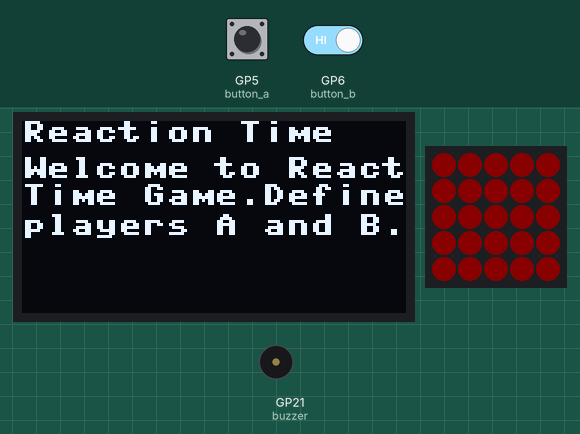
Bench run of a program on a simulated Raspberry Pi Pico running MicroPython. Parts: 128×64 one-colour display, 5×5 RGB LED matrix, buzzer (waves = sounding). The inputs (shaded band) are chosen by the test bench; at power-on: GP5 (button_a) HIGH, GP6 (button_b) HIGH. Dim RGB values are drawn brighter than linear; random numbers come from a fixed seed; the 25 LEDs are laid out as on the BitDogLab board (LED 0 bottom right, every second row reversed); library files of the repository ran but are not shown: ssd1306.py; what the program prints to the serial console is not drawn.

Above: at 1.2 s.
1.3 s: GP5 (button_a) pulled LOW for 0.15 s
At 2.0 s:
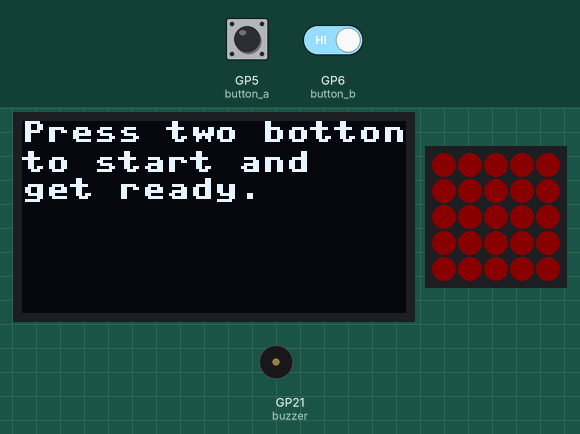
2.9 s: GP5 (button_a) driven LOW and GP6 (button_b) driven LOW
At 8.8 s:
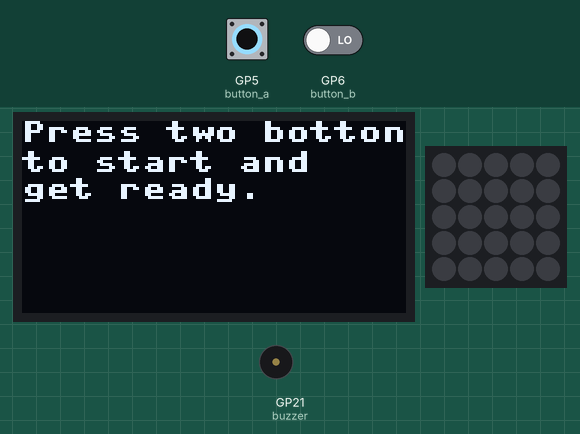
8.9 s: GP5 (button_a) driven HIGH
11.9 s: GP5 (button_a) driven LOW
At 12.8 s:
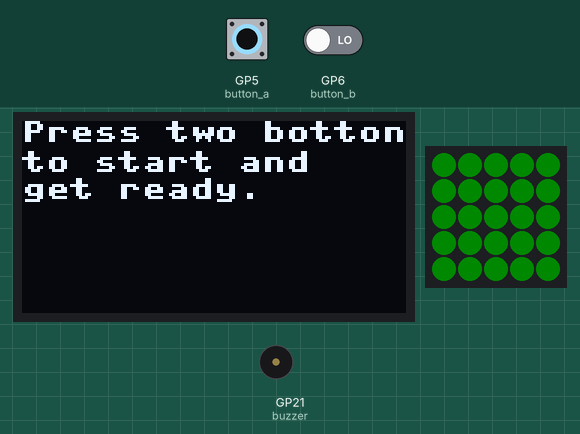
Timing chart, 0 to 25.0 s (numbered marks = the images above; inputs shaded):
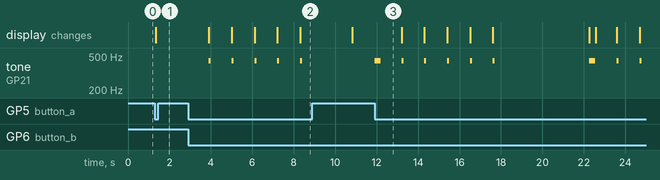

Measured:
- after the input at 1.3 s, the display: changes at once (image 1)
- after the input at 2.9 s, tone on GP21 (buzzer): alternates 440 Hz for 0.10 s and silent for 1.0 s, starting after 1.0 s
- after the input at 11.9 s, tone on GP21 (buzzer): plays 440 Hz for 0.30 s, 440 Hz for 0.10 s, 440 Hz for 0.10 s, 440 Hz for 0.10 s, 440 Hz for 0.10 s, 440 Hz for 0.10 s … (9 notes in this stretch), starting at once

The program:

main.py
```python
#Bibliotecas necessárias
from machine import Pin, PWM, SoftI2C
from ssd1306 import SSD1306_I2C
import interface
import neopixel
import time
import random

# Configuração OLED
i2c = SoftI2C(scl=Pin(15), sda=Pin(14))
oled = SSD1306_I2C(128, 64, i2c)

# Inicializa a matriz de LEDs (5x5 = 25 LEDs)
chain = neopixel.NeoPixel(Pin(7), 25)

# Inicializa os botões
button_a = Pin(5, Pin.IN, Pin.PULL_UP)
button_b = Pin(6, Pin.IN, Pin.PULL_UP)

# Define o pino para o buzzer
buzzer = PWM(Pin(21))

# Define as dimensões da matriz de LEDs
matrix_width = 5
matrix_height = 5

# Define as cores
COLOR_BLUE = (0, 0, 255)
COLOR_RED = (10, 0, 0)
COLOR_GREEN = (0, 10, 0)
COLOR_OFF = (0, 0, 0)

# Padrão da matriz inicial (todos os LEDs acesos na cor vermelha)
M_default = [
    [1, 1, 1, 1, 1],
    [1, 1, 1, 1, 1],
    [1, 1, 1, 1, 1],
    [1, 1, 1, 1, 1],
    [1, 1, 1, 1, 1]
]

# Função para exibir a matriz de LEDs
def draw_matriz(matriz, color):
    """Exibe a matriz de LEDs."""
    for i in range(25):
        chain[i] = COLOR_OFF  # Apaga todos os LEDs

    for row in range(5):
        for col in range(5):
            if matriz[row][col] == 1:
                index = row * 5 + col
                chain[index] = color

    chain.write()

# Função para medir o tempo de reação do jogador
def medir_reacao():
    # Aguarda o verde ser aceso e o botão ser pressionado
    start_time = time.ticks_ms()  # Inicia o contador de tempo
    while True:
        if (button_a.value() == 0) and (button_b.value() == 0):  # Botões pressionados novamente
            reaction_time = time.ticks_ms() - start_time  # Calcula o tempo de reação
            bip_buzzer(2000,0.3)  # Emite um bip de 0.3 segundos
            return reaction_time

# Função para fazer o bip no buzzer
def bip_buzzer(duty,duration):
    buzzer.freq(440)          # Define a frequência do som (440Hz, som padrão)
    buzzer.duty_u16(duty)     # Define o volume do som (1000, volume médio)
    time.sleep(duration)           # Duração do bip (0.1 segundos)
    buzzer.duty_u16(0)        # Desliga o buzzer

# Função para fazer a contagem regressiva e ir apagando os LEDs da matriz
def contagem_regressiva():
    time.sleep(1)
    """Apaga os LEDs um por um antes de acender o verde."""
    matriz = [row[:] for row in M_default]
    for i in range(4, -1, -1):
        for j in range(4, -1, -1):
            matriz[i][j] = 0
        draw_matriz(matriz, COLOR_RED)
        bip_buzzer(1000, 0.1)
        time.sleep(1)

    time.sleep(random.uniform(1, 4))  # Aguarda um tempo aleatório antes de acender o verde
    draw_matriz(M_default, COLOR_GREEN)  # Acende todos os LEDs verdes


# Fica na tela de orientação enquanto não for definido os jogadores
start_game = True
reacA = 0
reacB=  0
while True:
    if start_game: # Se nenum dos jogadores terem feito nenhuma tentativa de jogar
        draw_matriz(M_default, COLOR_RED)  # Exibe os LEDs em vermelho inicialmente
        interface.tela_inicial()  # Exibe a tela inicial do jogo

    else: # Caso contrário exibe os ultimos tempos de reação
        draw_matriz(M_default, COLOR_RED)  # Exibe os LEDs em vermelho inicialmente
        interface.display_oled(reacA,reacB)

    #Detecta se é o Jogador A
    if (button_a.value() == 0):
        start_game = False
        #Aguarda os dois botões serem pressionados simultaneamente para iniciar a contagem
        while not ((button_a.value() == 0) and (button_b.value() == 0)):
                interface.start()
        else:
            contagem_regressiva()
            reacA = medir_reacao()

            print(f"Tempo de reacao A: {reacA} ms")  # Exibe o tempo de reação no console do computador
    #Detecta se é o Jogador B
    if (button_b.value() == 0):
        start_game = False
        #Aguarda os dois botões serem pressionados simultaneamente para iniciar a contagem
        while not ((button_a.value() == 0) and (button_b.value() == 0)):
                interface.start()
        else:
            contagem_regressiva()
            reacB = medir_reacao()

            print(f"Tempo de reacao B: {reacB} ms")  # Exibe o tempo de reação no console do computador
            
```

interface.py
```python
from machine import SoftI2C,Pin
from ssd1306 import SSD1306_I2C


# Configuração OLED
i2c = SoftI2C(scl=Pin(15), sda=Pin(14))
oled = SSD1306_I2C(128, 64, i2c)

# Tela inicial
def tela_inicial():
    oled.fill(0)
    oled.text("Reaction Time", 0, 0)
    oled.text("Welcome to Reaction", 0, 12)
    oled.text("Time Game.Define", 0, 21)
    oled.text("players A and B.", 0, 31)
    oled.show()

# Função para exibir os últimos tempos de reação no display OLED
def display_oled(reacA,reacB):
    oled.fill(0)  # Limpar display
    oled.text("Reaction Time", 12, 0)
    oled.text(" ", 0, 10)
    oled.text("Last Times:", 0, 20)
    #coloca um espaço em branco
    oled.text(" ", 0, 30)
    oled.text(f"Player A = {reacA}ms", 0, 40)
    oled.text(f"Player B = {reacB}ms", 0, 50)
    oled.show()

# Função para exibir orientações no display OLED
def start():
    oled.fill(0)
    oled.text("Press two bottons", 0, 0)
    oled.text("to start and", 0, 10)
    oled.text("get ready.", 0, 19)
    oled.show()
```
